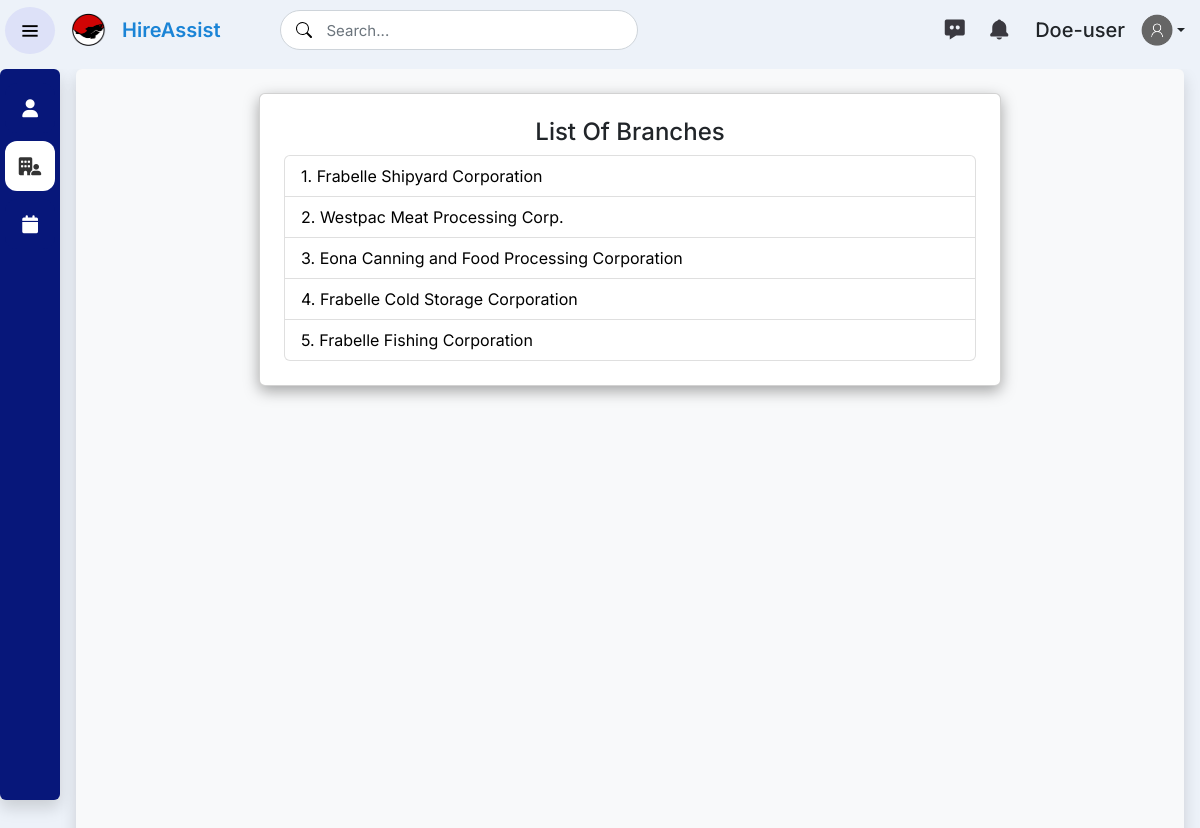
/user/index.php?page=branches (signed in), run on the app's committed database.
### tables this page shows
CREATE TABLE `tbl_user` (
  `user_id` int(11) NOT NULL,
  `fname` text NOT NULL,
  `lname` text NOT NULL,
  `username` text NOT NULL,
  `password` text NOT NULL,
  `email` text NOT NULL,
  `dob` text NOT NULL,
  `gender` text NOT NULL,
  `usertype` int(11) NOT NULL,
  `create_u_date` timestamp NOT NULL DEFAULT current_timestamp() ON UPDATE current_timestamp(),
  `u_avatar` text NOT NULL
);

CREATE TABLE `tbl_branches` (
  `branches_id` int(11) NOT NULL,
  `branches_name` text NOT NULL
);

### classes/ControllerLogin.php (called while the page is built, shortened)
<?php
    class ControllerLogin extends Model {
        public function getProfile($id) {
            $sql = "SELECT * FROM tbl_user WHERE user_id=:user_id LIMIT 01";
            $arrayParam =[
                'user_id' => $id
            ];
            return $this->runQuery(
                $sql,
                $arrayParam,
                0
            );
        }
    }

### classes/Model.php (called while the page is built, shortened)
<?php
    class Model {
        private $servername = "localhost";
        private $username = "root";
        private $password = "";
        private $dbname = "db_iquery_system";
        public function connect() {
            try {
                $pdo = new PDO("mysql:host=$this->servername;dbname=$this->dbname", $this->username, $this->password);
                $pdo->setAttribute(PDO::ATTR_ERRMODE, PDO::ERRMODE_EXCEPTION);
                } catch(PDOException $e) {
                throw $e;
            }
            return $pdo;
        }
        public function runQuery($stringQery, $arrayParam, $queryType) {
            try {
                $stmt = $this->connect()->prepare($stringQery);
                if($queryType === 0 || $queryType === 1) {
                    $stmt->execute($arrayParam);
                } else {
                    $stmt->execute();
                }
                $data = [];
                switch ($queryType) {
                    case 0:
                       return $stmt->fetch(PDO::FETCH_ASSOC);
                    break;
                    case 3:
                        while($row = $stmt->fetch(PDO::FETCH_ASSOC)
                        ) {
                            $data[]=$row;
                        }
                        return $data;
                    break;
                }
            } catch (Exception $e) {
                echo "Error: ".$e->getMessage();
                die();
            }
        }
    }
?>

### classes/ControllerAdmin.php (called while the page is built, shortened)
<?php
class ControllerAdmin extends Model
{
    public function indexBranches()
    {
        $sql = "SELECT * FROM tbl_branches ORDER BY branches_id DESC";
        return $this->runQuery(
            $sql,
            false,
            3
        );
    }
}

### user/function.php (the view, shortened to what this page needs)
<?php
include('../classes/Model.php');
include('../classes/ControllerLogin.php');
include('../classes/ControllerAdmin.php');
$accObj    = new ControllerLogin();
$objAdmin  = new ControllerAdmin();
function pages()
{
    return isset($_GET['page']) ? $_GET['page'] : '';
}
function userData($params)
{
    global $accObj;
    $profile = $accObj->getProfile(
        isset($_SESSION['user_id']) ? $_SESSION['user_id'] : ''
    );
    echo $profile[$params];
}
function indexBranches()
{
    global $objAdmin;
    $inc = 1;
    foreach ($objAdmin->indexBranches() as $row) {
        echo "<li class='list-group-item list-group-item-action'>
                <a class='text-decoration-none text-black' href='index.php?page=positions&up_id=$row[branches_id]'>
                    $inc. $row[branches_name]
                </a>
            </li>";
        $inc++;
    }
}

### user/index.php (shortened to what this page needs)
<?php include('function.php'); pages() ?>
<!DOCTYPE html>
<html lang="en" dir="ltr">
<head>
    <link rel="stylesheet" href="../css/main.css" />
    <link rel="stylesheet" href="../css/custom.css" />
    <link rel="stylesheet" href="../css/sidebar.css" />
    <link href="https://unpkg.com/boxicons@2.0.7/css/boxicons.min.css" rel="stylesheet" />
    <?php include('../header.php'); ?>
</head>
<body>
    <main class="container-lg container-xl container-xxl">
        <ul class="topbar m-0 list-unstyled">
            <div class="topbarChild d-flex justify-content-between align-items-center">
                <li class="topBarLogo text-dark">
                    <div class="logo-details d-flex align-items-center">
                        <i class="bx bx-menu rounded-circle" id="btn"></i>
                        <img class="ms-2 ms-sm-3 my-auto" src="../img/logo_inc.png" width="35" height="35" alt="bcp-logo" />
                        <div class="logo_name text-dark ms-1 ms-sm-3">HireAssist</div>
                        <div class="my-auto search-boxContainer d-none d-lg-block">
                            <input type="text" class="form-control search-box" type="search" placeholder="Search..." aria-label="Example text with button addon" aria-describedby="button-addon1" />
                        </div>
                    </div>
                </li>
                <div class="d-flex align-items-center justify-content-end">
                    <li>
                        <i class="bx bxs-message-dots fs-4 me-3 mt-1 m-0"></i>
                        <i class="bx bxs-bell fs-4 mt-1 m-0"></i>
                    </li>
                    <li>
                        <div class="nav-item dropdown my-auto ms-4 pr-2">
                            <a id="dropdownmenu" class="nav-link dropdown-toggle d-flex align-items-center" href="#" role="button" data-bs-toggle="dropdown" aria-expanded="false">
                                <h5 class="m-0 d-none d-sm-block"><?php userData('lname');?></h5>
                                <img class="ms-0 ms-sm-3" src="../uploads/<?php userData('u_avatar');?>" width="32" height="32" alt="profile-picture" />
                            </a>
                        </div>
                    </li>
                </div>
            </div>
        </ul>
        <div class="px-0 d-xl-flex position-relative d-flex">
            <div class="sidebar close rounded shadow">
                <ul class="nav-list p-0 m-0">
                    <li>
                        <a href="index.php" class="<?php echo pages() == '' ? 'active' : '';?>">
                            <i class="fa fa-user"></i>
                        </a>
                    </li>
                    <li>
                        <a href="index.php?page=branches" class="<?php echo pages() == 'branches' ? 'active' : '';?>">
                            <i class="fa fa-building-user"></i>
                        </a>
                    </li>
                    <li>
                        <a href="index.php?page=apt" class="<?php echo pages() == 'apt' ? 'active' : '';?>">
                            <i class="fa fa-calendar"></i>
                        </a>
                    </li>
                </ul>
            </div>
            <?php
                $page = isset($_GET['page']) ? $_GET['page'] : 'home';
                include($page . '.php');
            ?>
        </div>
    </main>
</body>
</html>

### css/main.css (style rules this page uses)
:root { --primary-color: #1b84d6; --secondary-color: #07177a; --white: #ffffff; --shady-white: #d8e2ef; --black: #252525; --bg-color: #edf2f9; --gray: #36454f; --light-gray: #d5d5d5; --danger-color: #dc2626; }
* { margin: 0; padding: 0; box-sizing: border-box; font-family: "Inter", sans-serif; }
body { background-color: var(--bg-color) !important; }
.topBarLogo .logo-details { height: 60px; display: flex; align-items: center; position: relative; }
.topBarLogo .logo-details .logo_name { color: #1b84d6 !important; font-size: 20px; font-weight: 600; transition: all 0.5s ease; }

### css/custom.css (style rules this page uses)
.sidebar li a.active { background: #fff; }
.sidebar a.active span, .sidebar a.active i { color: #333 !important; }
.topbar { position: sticky; top: 0; height: 4.3125rem; z-index: 99; background-color: #edf2f9; }
.topBarLogo .logo-details #btn { background-color: #dde1f8; font-size: 20px; margin-left: 5px; transition: all 0.4s ease; font-size: 23px; padding: 12px 0px; text-align: center; cursor: pointer; transition: all 0.5s ease; }
.topBarLogo i { color: black; min-width: 50px; font-size: 28px; }
.search-boxContainer input { margin-left: 30px !important; font-size: 15px !important; color: black !important; font-weight: 400 !important; }
.search-box { height: 40px; padding-left: 2rem !important; padding-right: 2rem !important; line-height: 1.7 !important; border-radius: 50rem !important; -webkit-box-shadow: none !important; box-shadow: none !important; padding: 0 35px 0 45px !important; color: gray !important; }
.bxs-bell, .bxs-message-dots { color: #3a3940 !important; }
@media (max-width: 1200px) { .search-boxContainer input { margin-left: 60px !important; } }

### css/sidebar.css (style rules this page uses)
.sidebar { position: sticky; left: 0%; top: 4.3125rem; height: calc(100vh - 4.3125rem); width: 60px; background: #07177a; padding: 6px 5px; z-index: 98; transition: all 0.5s ease; }
.sidebar i { color: #fff; height: 60px; min-width: 50px; font-size: 28px; text-align: center; line-height: 60px; }
.sidebar .nav-list { margin-top: 20px; height: 100%; }
.sidebar li { position: relative; margin: 8px 0; list-style: none; }
.sidebar li a, .sidebar li div { display: flex; height: 100%; width: 100%; border-radius: 12px; align-items: center; text-decoration: none; transition: all 0.4s ease; background: #07177a; }
.sidebar li i { height: 50px; line-height: 50px; font-size: 18px; border-radius: 12px; }

### user/index.php (style rules this page uses)
.container, .container-lg, .container-md, .container-sm, .container-xl { max-width: 100% !important; padding: 0px !important; }
.topbarChild.d-flex.justify-content-between.align-items-center { padding-right: 15px; }

### data on the page
tbl_user: lname "Doe-user", u_avatar (picture)
tbl_branches: branches_name "Frabelle Shipyard Corporation"
tbl_branches: branches_name "Westpac Meat Processing Corp."
tbl_branches: branches_name "Eona Canning and Food Processing Corporation"
tbl_branches: branches_name "Frabelle Cold Storage Corporation"
tbl_branches: branches_name "Frabelle Fishing Corporation"
